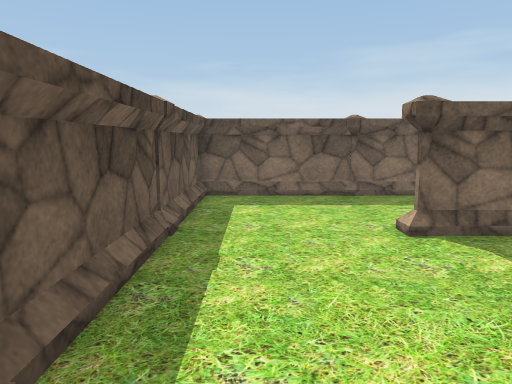
View 1 (above)

24 first-person views from a walk through a 3-D level made in the Unity game engine. The camera is 1.4 m above the floor, tilts 8° down and sees 70° across. The floor is counted in squares, 1 m on a side. Each view is taken from the middle of a square. On the plan, view 1 faces up. The plan holds only what a view shows up to about 16 squares ahead; the rest is blank. Some animated figures are left out. Some surface patterns are stand-ins.

View 2
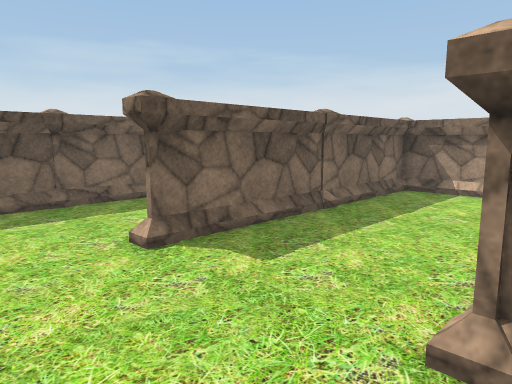

View 3
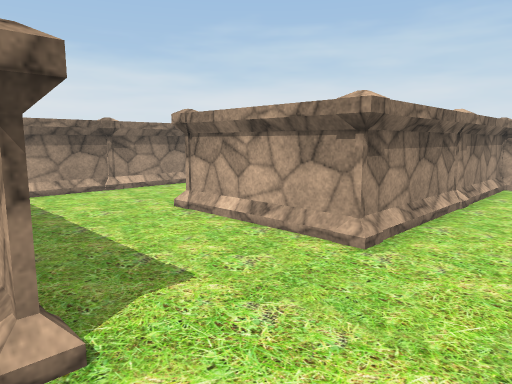

View 4
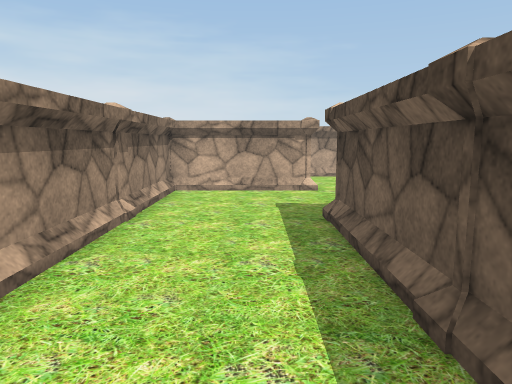

View 5
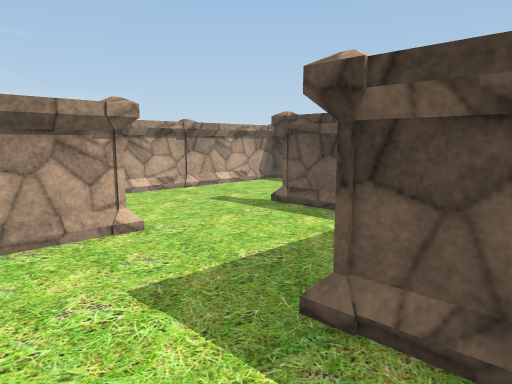

View 6
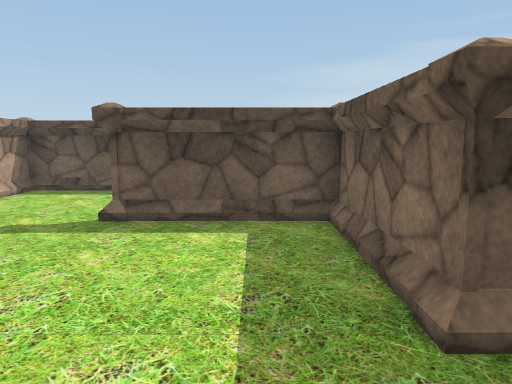

View 7
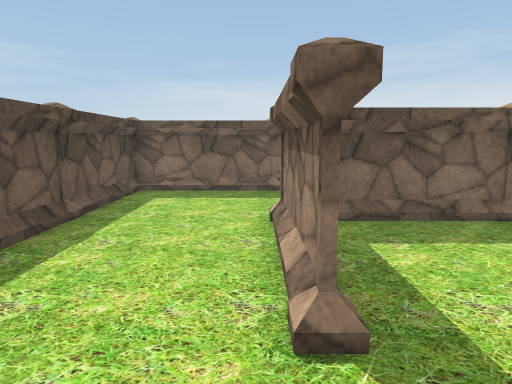

View 8
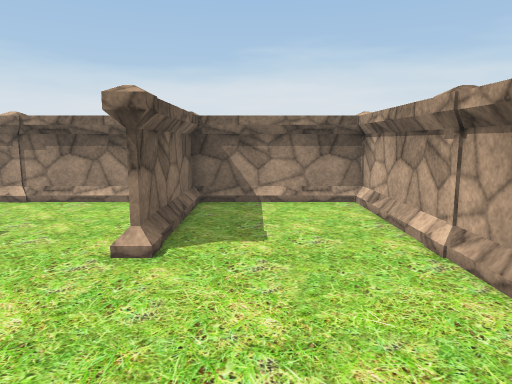

View 9
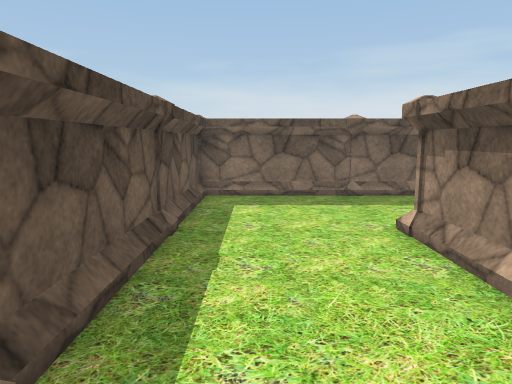

View 10
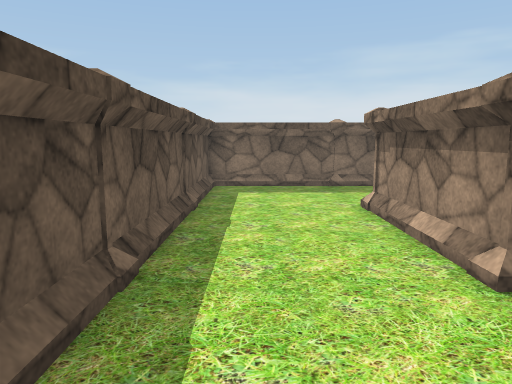

View 11
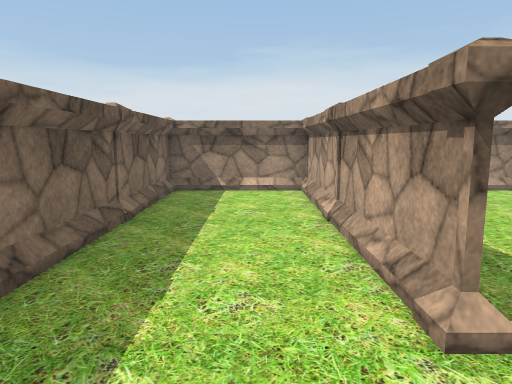

View 12
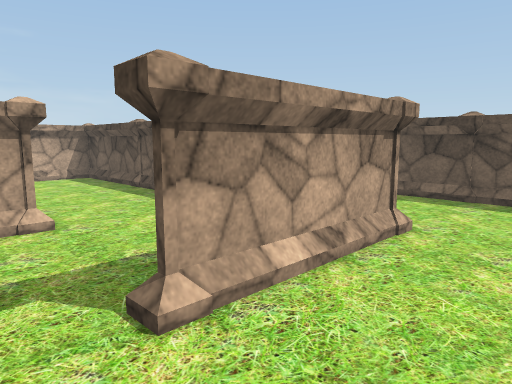

View 13
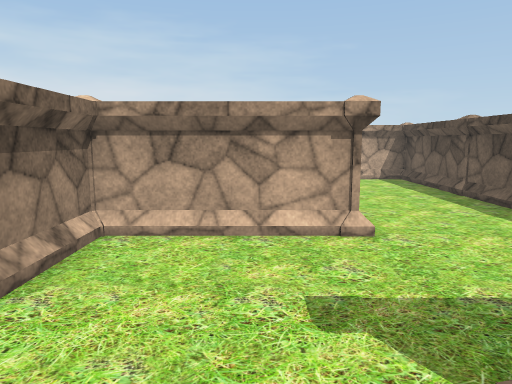

View 14
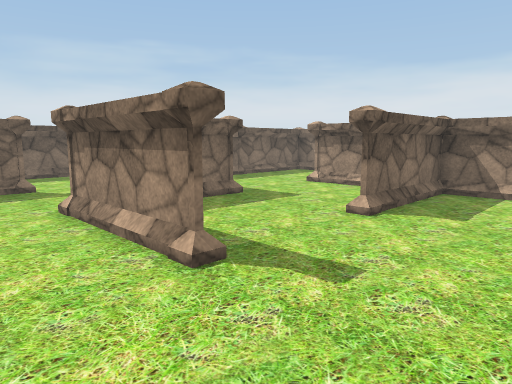

View 15
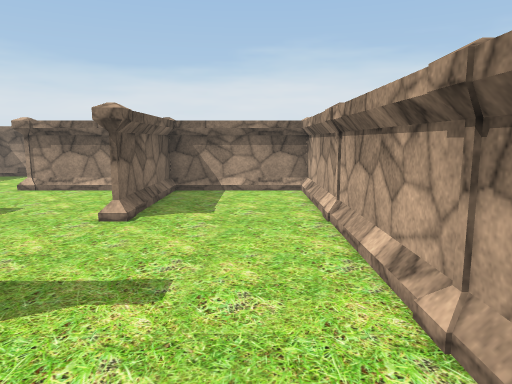

View 16
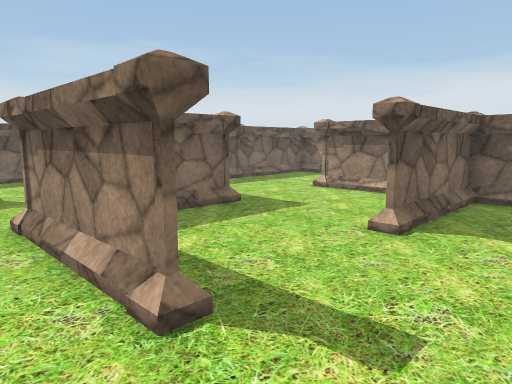

View 17
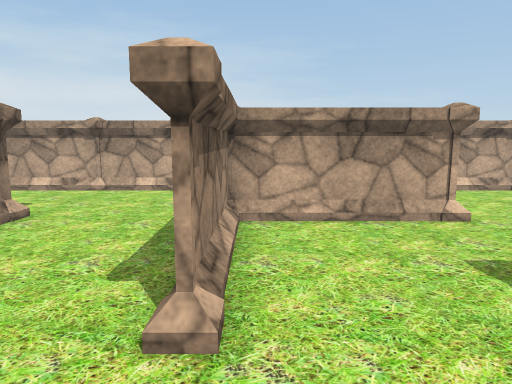

View 18
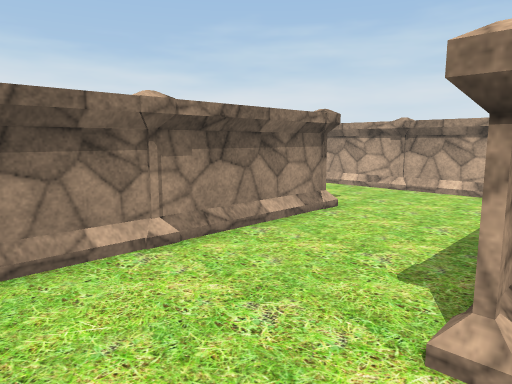

View 19
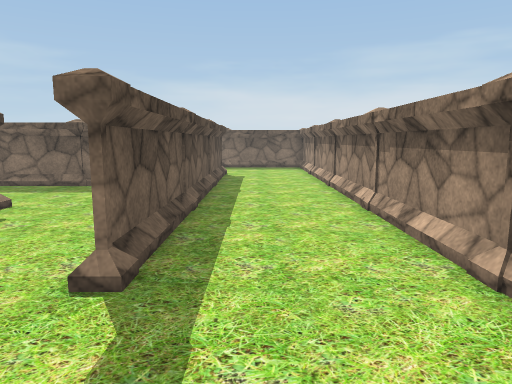

View 20
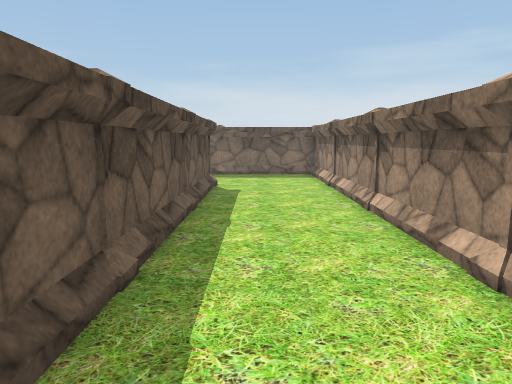

View 21
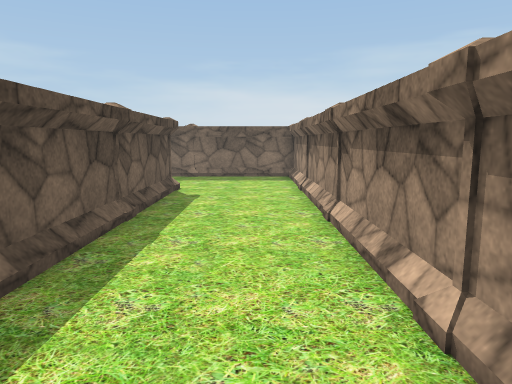

View 22
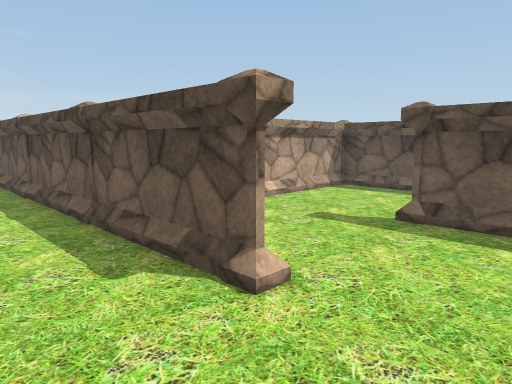

View 23
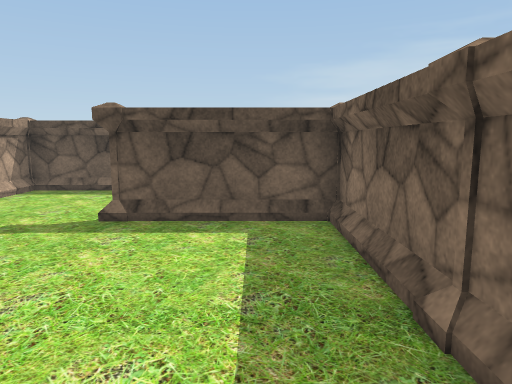

View 24
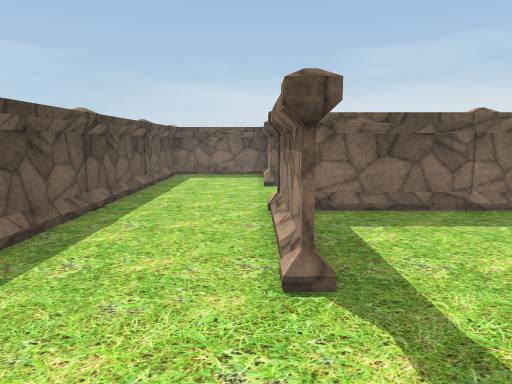

### Floor plan
Points are (right, up) in squares from view 1. A wall is a line through its corners. A room is listed if a view was taken in it or the views show most of it. See-through windows are left out.
Room 1 (views 1, 2, 3, 4, 5, 6, 7, 8, 9, 10, 11, 12, 13, 14, 15, 16, 17, 18, 19, 20, 21, 22, 23, 24)
walls: (2.6, 5.5) (5.5, 5.5) (2.5, 5.5); (5.5, 9.5) (-1.5, 9.5); (10.5, 5.5) (6.4, 5.5) (9.4, 5.5); (10.5, 3.9) (10.5, 1.5) (13.6, 1.5) (11.9, 1.5); (10.5, 8.5) (10.5, 6.9); (-1.5, 4.5) (-1.5, 1.5); (-1.5, 8.5) (-1.5, 5.4); (10.5, 12.5) (10.5, 9.5) (6.4, 9.5); (14.5, 5.9) (14.5, 9.5); (14.5, 8.5) (14.5, 5.5); (-1.5, 0.6) (-1.5, -2.5) (-5.5, -2.5); (10.5, -2.5) (9.1, -2.5); (10.5, -2.5) (10.5, 9.5); (-3.8, 1.5) (-5.5, 1.5); (10.5, 16.4) (10.5, 13.4); (2.5, -4.8) (2.5, -6.5) (-1.4, -6.5); (17.6, 9.5) (14.5, 9.5); (17.4, 1.5) (14.4, 1.5); (6.5, -6.4) (6.5, -2.5) (9.5, -2.5); (18.5, 5.4) (18.5, -2.6); (14.5, 15.5) (14.5, 16.9); (-6.4, 1.5) (-9.5, 1.5) (-9.5, -1.6); (10.5, -6.5) (13.6, -6.5); (13.5, 17.5) (10.5, 17.5); (2.5, -7.4) (2.5, -10.5) (2.5, 1.5) (5.6, 1.5); (-1.5, -6.5) (1.5, -6.5); (-5.5, -3.5) (-5.5, -6.5); (14.5, -6.5) (10.6, -6.5); (18.5, -3.4) (18.5, -6.4); (21.5, 9.5) (18.4, 9.5); (22.5, 6.4) (22.5, 8.4); (7.4, -10.5) (9.5, -10.5); (3.5, -10.5) (4.5, -10.5); (22.5, 2.4) (22.5, 4.5); (-5.5, -6.4) (-5.5, -2.5); (11.4, -10.5) (13.4, -10.5); (18.5, -6.5) (18.5, 1.1); (-0.6, -10.5) (1.5, -10.5); (22.5, -1.6) (22.5, 0.5); (-9.5, -3.5) (-9.5, -5.6); (14.5, -10.5) (14.5, -2.5); (16.4, -10.5) (17.5, -10.5); (-4.5, -10.5) (-2.4, -10.5); (22.5, -5.6) (22.5, -3.5); (-9.5, -7.5) (-9.5, -9.5); (19.4, -10.5) (21.1, -10.5); (-8.5, -10.5) (-6.4, -10.5)
objects: pillar (-10, -11) to (-9, -10); pillar (-10, -7) to (-10, -6); pillar (-10, -3) to (-10, -2); pillar (-10, 1) to (-10, 2); pillar (-6, -11) to (-5, -11); pillar (-6, -7) to (-5, -7); pillar (-6, -3); pillar (-6, 1); pillar (-2, -11) to (-1, -11); pillar (-2, -7); pillar (-2, -3) to (-1, -3); pillar (-2, 1); pillar (-2, 5); pillar (-2, 9); pillar (2, -11) to (3, -11); pillar (2, -7); pillar (2, -3); pillar (2, 1); pillar (2, 5); pillar (2, 9); pillar (6, -11) to (7, -11); pillar (6, -7) to (7, -7); pillar (6, -3); pillar (6, 1) to (7, 2); pillar (6, 5); pillar (6, 9); pillar (10, -11) to (11, -11); pillar (10, -7); pillar (10, -3) to (11, -3); pillar (10, 1); pillar (10, 5); pillar (10, 9); pillar (10, 13); other object (10, 17); other object (14, -11) to (15, -11); pillar (14, -7); pillar (14, -3) to (15, -2); pillar (14, 1); pillar (14, 5) to (15, 5); pillar (14, 9); pillar (14, 13); other object (14, 17); pillar (18, -11) to (19, -11); pillar (18, -7) to (19, -7); pillar (18, -3); pillar (18, 1); pillar (18, 5) to (19, 6); pillar (18, 9); pillar (22, -7) to (23, -6); pillar (22, -3) to (23, -2); pillar (22, 1) to (23, 2); pillar (22, 5) to (23, 6); other object (22, 9) to (23, 10)

Positions as (right, up) in squares from view 1, and headings:
1: (0, 0), facing up
2: (0, 1), facing up-right
3: (0, 6), facing down-right
4: (0, 4), facing down
5: (1, -1), facing down-left
6: (1, -4), facing left
7: (-6, -9), facing up
8: (-6, -8), facing right
9: (-8, -8), facing up
10: (-8, -10), facing up
11: (0, 7), facing right
12: (8, 4), facing down-left
13: (8, 3), facing down
14: (4, -10), facing up-right
15: (4, -9), facing right
16: (5, -9), facing up-right
17: (14, 0), facing down
18: (14, 0), facing down-right
19: (20, -10), facing up
20: (20, -6), facing up
21: (21, -5), facing up
22: (21, 8), facing down-left
23: (21, 8), facing left
24: (14, 2), facing up
